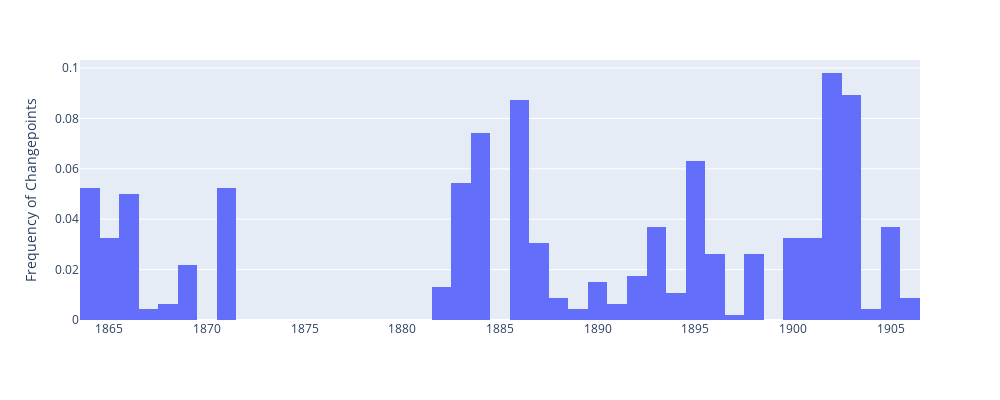
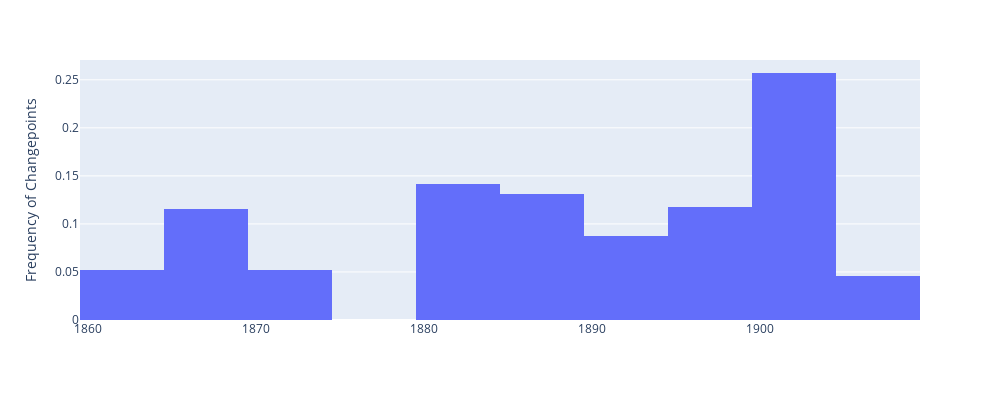

These figures' notebook cell, in order:
### Markdown cell above
### Show final Results

### Code cell
for nbins in [68, 20]:
    fig = px.histogram(
        results['changepoint'],
        nbins=nbins, 
        histnorm='probability',
        labels={'value': 'n_changepoints', 'count': 'Frequency'}
    )
    fig.update_layout(
        width=1000, height=400,
        xaxis_title="", 
        yaxis_title="Frequency of Changepoints", 
        showlegend=False
    )
    fig.show()

### Figure 1 — Plotly figure (JSON) as saved in the notebook; plotly's stock layout.template omitted (floating-point values rounded to 4 significant figures; data arrays with more than 128 entries replaced by an {"elided": "..."} marker saying what was removed)
{"data": [{"alignmentgroup": "True", "bingroup": "x", "histnorm": "probability", "hovertemplate": "variable=changepoint<br>n_changepoints=%{x}<br>probability=%{y}<extra></extra>", "legendgroup": "changepoint", "marker": {"color": "#636efa", "pattern": {"shape": ""}}, "name": "changepoint", "nbinsx": 68, "offsetgroup": "changepoint", "orientation": "v", "showlegend": true, "type": "histogram", "x": {"elided": "459 int values"}, "xaxis": "x", "yaxis": "y"}], "layout": {"barmode": "relative", "height": 400, "legend": {"title": {"text": "variable"}, "tracegroupgap": 0}, "margin": {"t": 60}, "showlegend": false, "width": 1000, "xaxis": {"anchor": "y", "domain": [0, 1], "title": {"text": ""}}, "yaxis": {"anchor": "x", "domain": [0, 1], "title": {"text": "Frequency of Changepoints"}}}}

### Figure 2 — Plotly figure (JSON) as saved in the notebook; plotly's stock layout.template omitted (floating-point values rounded to 4 significant figures; data arrays with more than 128 entries replaced by an {"elided": "..."} marker saying what was removed)
{"data": [{"alignmentgroup": "True", "bingroup": "x", "histnorm": "probability", "hovertemplate": "variable=changepoint<br>n_changepoints=%{x}<br>probability=%{y}<extra></extra>", "legendgroup": "changepoint", "marker": {"color": "#636efa", "pattern": {"shape": ""}}, "name": "changepoint", "nbinsx": 20, "offsetgroup": "changepoint", "orientation": "v", "showlegend": true, "type": "histogram", "x": {"elided": "459 int values"}, "xaxis": "x", "yaxis": "y"}], "layout": {"barmode": "relative", "height": 400, "legend": {"title": {"text": "variable"}, "tracegroupgap": 0}, "margin": {"t": 60}, "showlegend": false, "width": 1000, "xaxis": {"anchor": "y", "domain": [0, 1], "title": {"text": ""}}, "yaxis": {"anchor": "x", "domain": [0, 1], "title": {"text": "Frequency of Changepoints"}}}}
